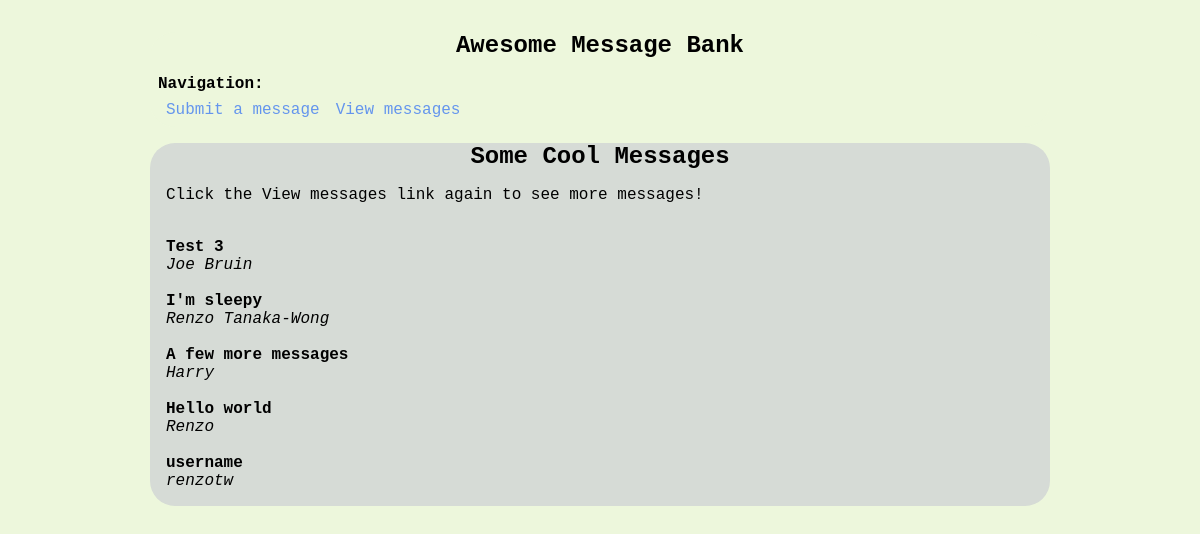
Screenshot of /view/ with the database file from the repository.
### tables this page shows
CREATE TABLE messages (ID INTEGER PRIMARY KEY AUTOINCREMENT, handle TEXT, message TEXT);

### app.py (the view)
@app.route('/view/')
def view():
    limit = 5 # Cap of how many messages to display
    mylist = random_messages(limit) # Run random_messages() to get a list of tuples of random messages
    return render_template('view.html', message_list=mylist)

### app.py (called while the page is built)
def get_message_db():
    if 'db' not in g:
        g.message_db = sqlite3.connect('message_db.sqlite')
    conn = g.message_db
    cursor = conn.cursor()
    cursor.execute("CREATE TABLE IF NOT EXISTS messages (ID INTEGER PRIMARY KEY AUTOINCREMENT, handle TEXT, message TEXT);")
    return g.message_db

def random_messages(n):
    db = get_message_db()
    cursor = db.cursor()
    cursor.execute("SELECT message, handle FROM messages ORDER BY RANDOM() LIMIT (?)", (n,))
    messages = cursor.fetchall() # List of tuples of messages and names
    db.close()  # Close connection when done
    return messages

### templates/view.html
{% extends 'base.html' %}
{% block header %}
  <h1>{% block title %}Some Cool Messages{% endblock %}</h1>
  <p>Click the View messages link again to see more messages!</p>
{% endblock %}
{% block content %}
  {% for content in message_list %}
  <br>
  <b>{{content.0}}</b>
  <br>
  <i>{{content.1}}</i>
  <br>
  {% endfor %}
{% endblock %}

### templates/base.html (shortened to what this page needs)
<!doctype html>
<link rel="stylesheet" href="{{ url_for('static', filename='mystyle5.css') }}">
<nav>
  <h1>Awesome Message Bank</h1>
  <b>Navigation:</b>
  <ul>
    <li><a href="{{ url_for('submit') }}">Submit a message</a></li>
    <li><a href="{{ url_for('view') }}">View messages</a></li>
  </ul>
</nav>
<section class="content">
  <header>
    {% block header %}{% endblock %}
  </header>
  {% block content %}{% endblock %}
</section>

### static/mystyle5.css (style rules this page uses)
h1 { color: rgb(0, 0, 0); font-family: 'Courier New', Courier, monospace; margin: 1rem 0; text-align: center; }
a { color: CornflowerBlue; text-decoration: none; }
nav { background: rgb(237, 247, 220); padding: 0 0.5rem; border-radius: 25px; }
nav ul { display: flex; list-style: none; margin: 0; padding: 0; }
nav ul li a { display: block; padding: 0.5rem; }
.content { padding: 0 1rem 1rem; background: rgb(214, 219, 214); border-radius: 25px; }

### rows the page displays
messages: message "Test 3", handle "Joe Bruin"
messages: message "I'm sleepy", handle "Renzo Tanaka-Wong"
messages: message "A few more messages", handle "Harry"
messages: message "username", handle "renzotw"

### other values shown
{{ content.0 }} "Hello world"
{{ content.1 }} "Renzo"
